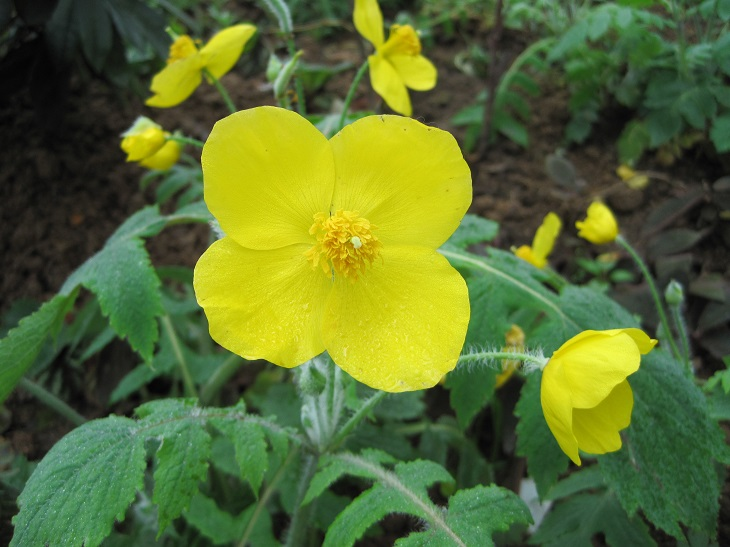
#> input picture 图像美化/image0.JPG, 730 x 547 px, found by its file name
$ jupyter execute '09磨皮美白.ipynb'
#> lines starting #> are read from the running program, lines starting #| are printed output that depends on the picture
[cell 1]
# p = p+40
# p = p*1。2+40
# g+r P*piexl = new
import cv2
import numpy as np
img = cv2.imread('image0.jpg',1)
#> img is the input picture: shape (547, 730, 3); mean B, G, R 48.7, 109.6, 90.1
imgInfo = img.shape
#> imgInfo = (547, 730, 3)
height = imgInfo[0]
#> height = 547
width = imgInfo[1]
#> width = 730
cv2.imshow('src',img)
dst = np.zeros((height,width,3),np.uint8)
for i in range(0,height):
    for j in range(0,width):
        (b,g,r) = img[i,j]
        bb = int(b*1.3)+10
        gg = int(g*1.2)+15

        if bb>255:
            bb = 255
        if gg>255:
            gg = 255

        dst[i,j] = (bb,gg,r)
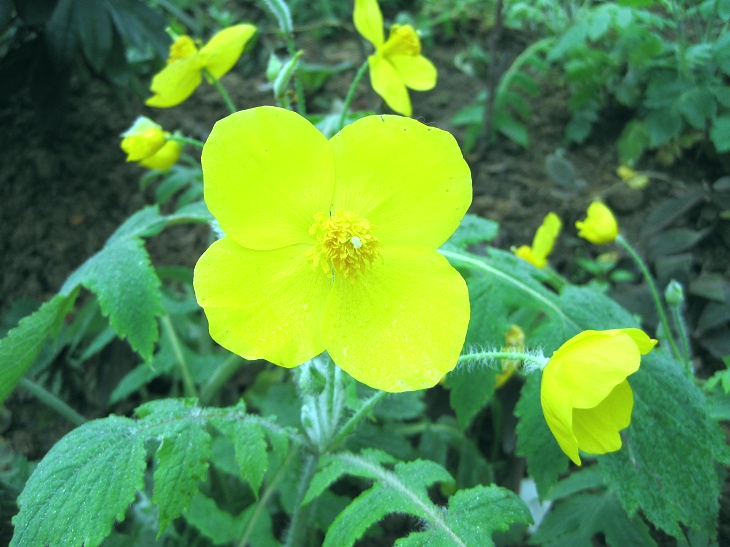
#> dst: shape (547, 730, 3); mean B, G, R 72.9, 143.4, 90.1
cv2.imshow('dst',dst)
cv2.waitKey(0)

[cell 2]
#双边滤波
import cv2
img = cv2.imread('1.png',1)
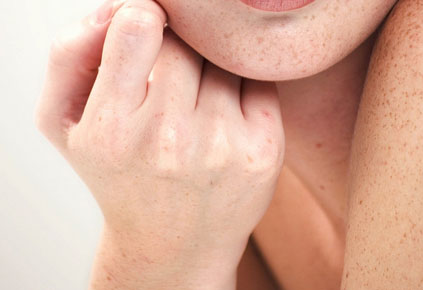
#> input picture 图像美化/1.png, 423 x 290 px
#> img is the input picture: shape (290, 423, 3); mean B, G, R 156.3, 175.2, 218.8
cv2.imshow('src',img)
dst = cv2.bilateralFilter(img,15,35,35)
#> dst: shape (290, 423, 3)
cv2.imshow('dst',dst)
cv2.waitKey(0)
